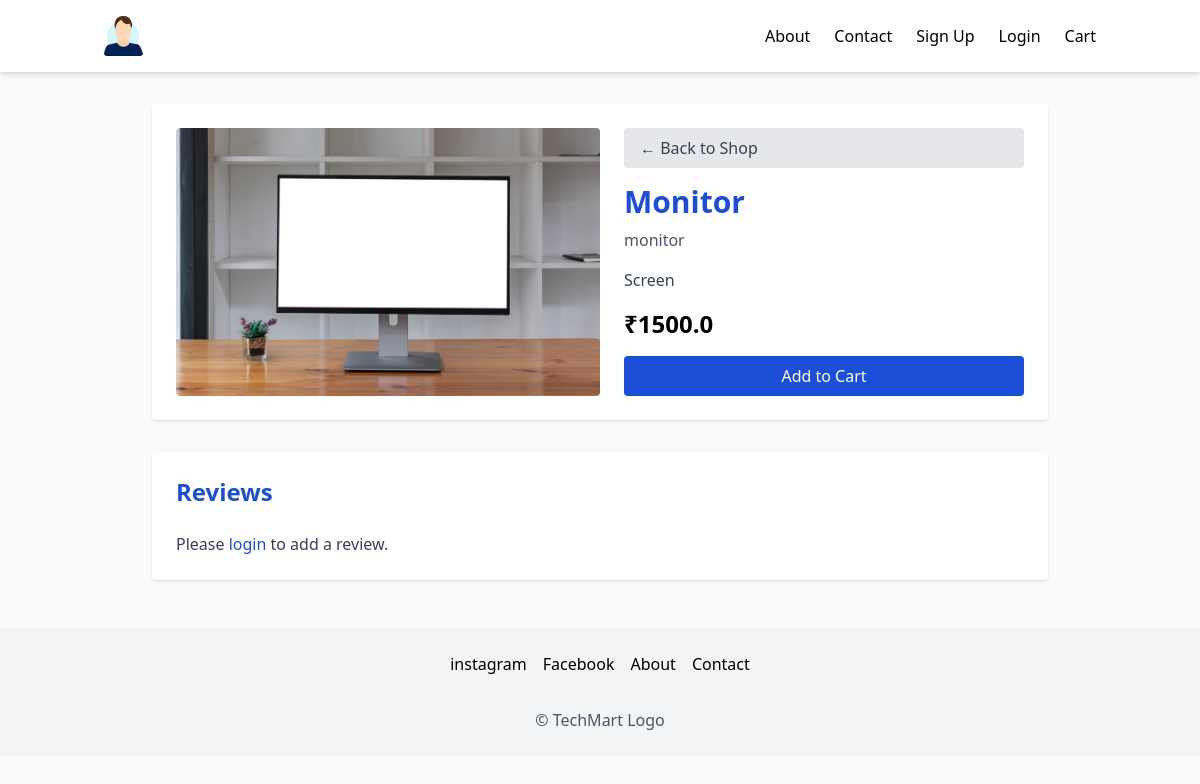
Screenshot of /product/2/ with the database file from the repository.
### store/models.py (models this page shows, shortened)
class SiteLogo(models.Model):
    logo = models.ImageField(upload_to="site_logo/")
    alt_text = models.CharField(max_length=50, default="TechMart Logo")

class Product(models.Model):
    category = models.ForeignKey(Category, on_delete=models.CASCADE, related_name='products')
    title = models.CharField(max_length=200)
    description = models.TextField()
    price = models.FloatField()
    stock = models.PositiveIntegerField(default=0)
    image = models.ImageField(upload_to='products/')
    featured = models.BooleanField(default=False)
    created_at = models.DateTimeField(auto_now_add=True)

class Category(models.Model):
    name = models.CharField(max_length=100)
    slug = models.SlugField(unique=True)
    class Meta:
        verbose_name_plural = "Categories"

class FooterLink(models.Model):
    name = models.CharField(max_length=100)
    url = models.URLField(blank=True)

### store/views.py (the view)
# urls.py: path('product/<int:pk>/', views.product_detail, name='product_detail'),
def product_detail(request, pk):
    product = get_object_or_404(Product, pk=pk)
    return render(request, 'store/product_detail.html', {'product': product})

### store/context_processors.py (called while the page is built)
def site_settings(request):
    return {
        'site_theme': SiteTheme.objects.first(),
        'site_logo': SiteLogo.objects.first() if 'SiteLogo' in locals() else None,
        'nav_links': Category.objects.all(),  # example: use categories as nav links
        'footer_links': FooterLink.objects.all(),
    }

def site_logo(request):
        logo = SiteLogo.objects.first()
        return {'site_logo': logo}

### templates/store/product_detail.html (shortened to what this page needs)
{% extends "store/base.html" %}
{% block content %}
<div class="max-w-4xl mx-auto bg-white p-6 shadow rounded flex flex-col md:flex-row gap-6 mt-8">
    <img src="{{ product.image.url }}" class="w-full md:w-1/2 object-cover rounded" alt="{{ product.title }}">
    <div class="md:w-1/2 flex flex-col">
        <a href="{% url 'shop' %}" class="mb-4 inline-block bg-gray-200 text-gray-700 px-4 py-2 rounded hover:bg-gray-300 transition">
            ← Back to Shop
        </a>
        <h1 class="text-3xl font-bold mb-2 text-[var(--primary-color)]">{{ product.title }}</h1>
        <p class="text-gray-600 mb-4">{{ product.category.name }}</p>
        <p class="text-gray-700 mb-4">{{ product.description }}</p>
        <p class="text-2xl font-semibold mb-4">₹{{ product.price }}</p>
        <a href="{% url 'add_to_cart' product.id %}" class="bg-[var(--primary-color)] text-white px-4 py-2 rounded hover:bg-[var(--secondary-color)] transition text-center">
            Add to Cart
        </a>
    </div>
</div>
<div class="max-w-4xl mx-auto bg-white p-6 shadow rounded mt-8">
    <h2 class="text-2xl font-bold mb-4 text-[var(--primary-color)]">Reviews</h2>
    {% if user.is_authenticated %}
    <a href="{% url 'add_review' product.id %}" class="bg-[var(--primary-color)] text-white px-4 py-2 rounded hover:bg-[var(--secondary-color)] transition">
        Add a Review
    </a>
    {% else %}
    <p class="text-gray-700">Please <a href="{% url 'login' %}" class="text-[var(--primary-color)] hover:underline">login</a> to add a review.</p>
    {% endif %}
</div>
{% endblock %}

### templates/store/base.html (shortened to what this page needs)
<!DOCTYPE html>
<html lang="en">
<head>
    <script src="https://cdn.tailwindcss.com"></script>
    <link rel="stylesheet" href="https://cdnjs.cloudflare.com/ajax/libs/font-awesome/6.4.2/css/all.min.css" />
</head>
<body class="bg-gray-50 text-[var(--text-color)]">
    <nav class="bg-white shadow-md relative z-50">
        <div class="container mx-auto flex justify-between items-center p-4">
            <div class="flex items-center gap-2">
                {% if site_logo %}
                    <a href="{% url 'home' %}">
                        <img src="{{ site_logo.logo.url }}" alt="{{ site_logo.alt_text }}" class="h-10">
                    </a>
                {% else %}
                    <a href="{% url 'home' %}" class="font-bold text-2xl text-[var(--primary-color)]">TechMart</a>
                {% endif %}
            </div>
            <ul class="hidden md:flex gap-6 items-center">
                <li><a href="{% url 'about' %}" class="hover:text-[var(--primary-color)] transition font-medium">About</a></li>
                <li><a href="{% url 'contact' %}" class="hover:text-[var(--primary-color)] transition font-medium">Contact</a></li>
                {% if user.is_authenticated %}
                    <li>
                        <a href="{% url 'cart' %}" class="hover:text-[var(--primary-color)] transition font-medium">
                            Cart
                            {% if cart_items_count %}
                                <span class="ml-1 bg-[var(--secondary-color)] text-white text-xs px-2 py-1 rounded-full">{{ cart_items_count }}</span>
                            {% endif %}
                        </a>
                    </li>
                    <li><a href="{% url 'profile' %}" class="hover:text-[var(--primary-color)] transition font-medium">Profile</a></li>
                    <li>
                        <form method="POST" action="{% url 'logout' %}">
                            {% csrf_token %}
                            <button type="submit" class="hover:text-[var(--primary-color)] transition font-medium">Logout</button>
                        </form>
                    </li>
                {% else %}
                    <li><a href="{% url 'signup' %}" class="hover:text-[var(--primary-color)] transition font-medium">Sign Up</a></li>
                    <li><a href="{% url 'login' %}" class="hover:text-[var(--primary-color)] transition font-medium">Login</a></li>
                    <li><a href="{% url 'login' %}?next={% url 'cart' %}" class="hover:text-[var(--primary-color)] transition font-medium">Cart</a></li>
                {% endif %}
            </ul>
        </div>
    </nav>
    <main class="container mx-auto mt-6">
        {% block content %}{% endblock %}
    </main>
    <footer class="bg-gray-100 p-6 mt-12 text-center">
        <div class="flex justify-center gap-4 mb-4 flex-wrap">
            {% for link in footer_links %}
                <a href="{{ link.url }}" class="hover:text-[var(--primary-color)] transition font-medium">{{ link.name }}</a>
            {% endfor %}
            <a href="{% url 'about' %}" class="hover:text-[var(--primary-color)] transition font-medium">About</a>
            <a href="{% url 'contact' %}" class="hover:text-[var(--primary-color)] transition font-medium">Contact</a>
        </div>
        <p class="text-gray-600">&copy; {{ site_logo.alt_text|default:"TechMart" }} {{ now|date:"Y" }}</p>
    </footer>
</body>
</html>

### rows the page displays
SiteLogo: logo (picture), alt_text "TechMart Logo"
Product: image (placeholder picture), title "Monitor", category.name "monitor", description "Screen", price "1500.0"
FooterLink: name "instagram"
FooterLink: name "Facebook"
